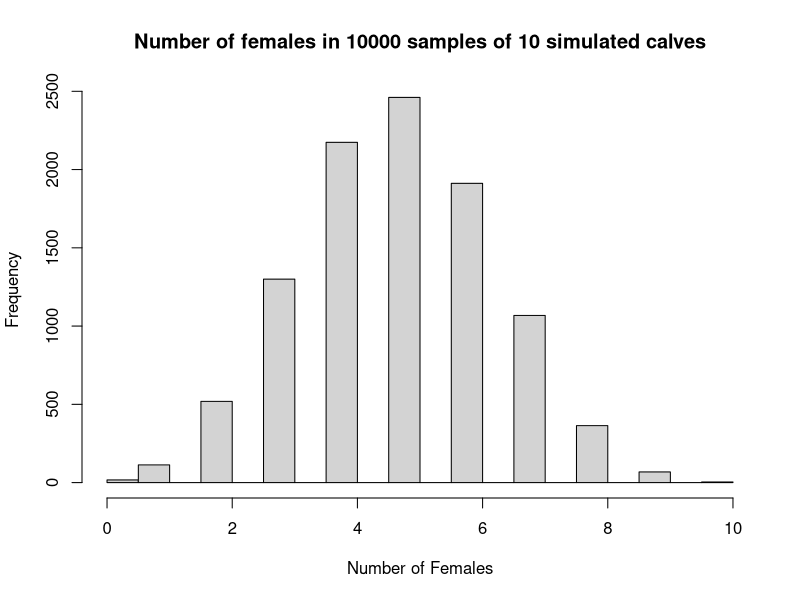

This figure's R source:
## ---- chunk 1
# Set the number of trials.
n_trials <- 10000

# Set the size of each sample.
sample_size <- 10

# Probability of any one calf being female.
p_female <- 100 / 206

# A vector to store the results.
scores <- numeric(n_trials)

# for 10000 repeats.
for (i in 1:n_trials) {

    a <- sample(c('female', 'male'),
                size=sample_size,
                prob=c(p_female, 1 - p_female),
                replace=TRUE)
    b <- sum(a == 'female')

    # Store the result of the current trial.
    scores[i] <- b
}

# Plot a histogram of the scores.
title_of_plot <- paste("Number of females in", n_trials,
                       "samples of", sample_size,
                       "simulated calves")
hist(scores, xlab = 'Number of Females', main=title_of_plot)

# Count the number of scores that were greater than or equal to 9.
k <- sum(scores >= 9)

# Express as a proportion.
kk <- k / n_trials

# Show the proportion.
message("Probability of 9 or 10 females occurring by chance: ", kk)
